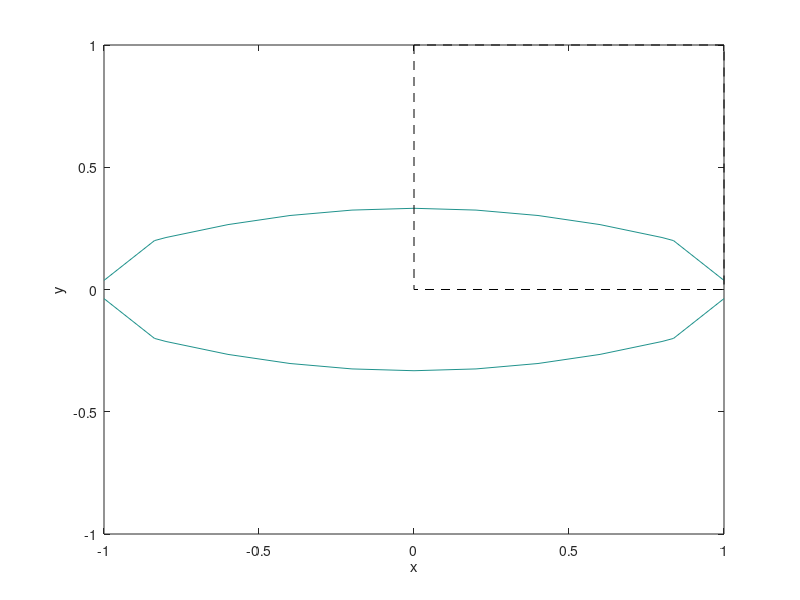

The MATLAB source for this figure:
mu = [0 0];
Sigma = [9 0; 0 1];
x1 = -1:0.2:1; x2 = -1:0.2:1;
[X1,X2] = meshgrid(x1,x2);
F = mvnpdf([X1(:) X2(:)],mu,Sigma);
F = reshape(F,length(x2),length(x1));

mvncdf([0 0],[1 1],mu,Sigma);
contour(x1,x2,F,[.0001 .001 .01 .05:.1:.95 .99 .999 .9999]);
xlabel('x'); ylabel('y');
line([0 0 1 1 0],[1 0 0 1 1],'linestyle','--','color','k');